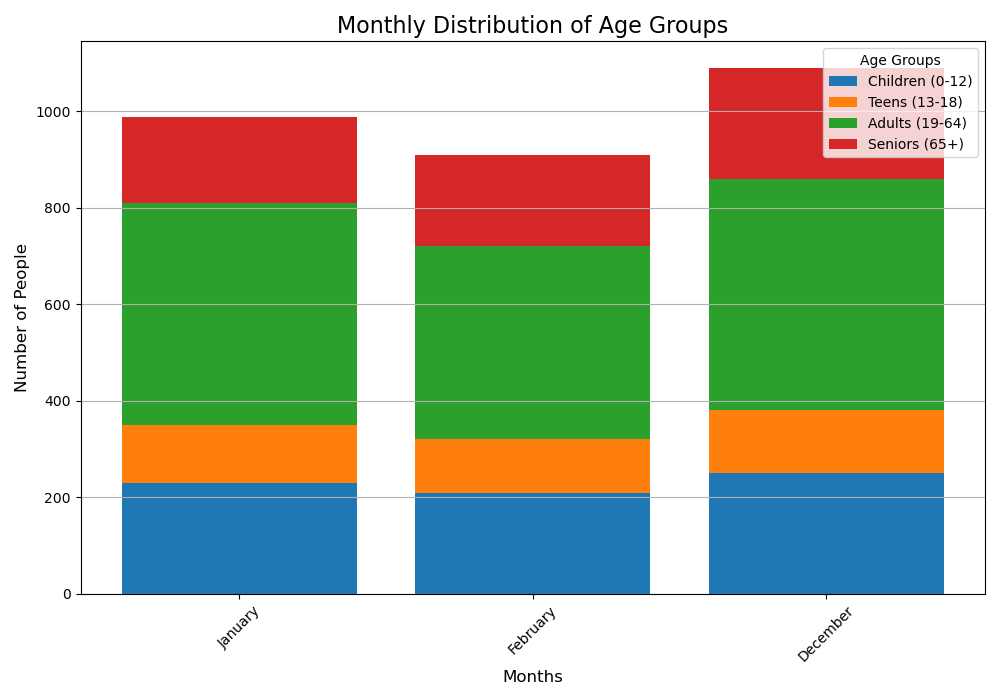

The script that drew this image:

import matplotlib.pyplot as plt

# Provided data
data = [
    {'Month': 'January', ' Children (0-12)': 230, ' Teens (13-18)': 120, ' Adults (19-64)': 459, ' Seniors (65+)': 178},
    {'Month': 'February', ' Children (0-12)': 210, ' Teens (13-18)': 110, ' Adults (19-64)': 400, ' Seniors (65+)': 190},
    # ... (other data points)
    {'Month': 'December', ' Children (0-12)': 250, ' Teens (13-18)': 130, ' Adults (19-64)': 480, ' Seniors (65+)': 230}
]

# Extract month names for x-axis labels
months = [entry['Month'] for entry in data]

# Extract values for each age group
children = [entry[' Children (0-12)'] for entry in data]
teens = [entry[' Teens (13-18)'] for entry in data]
adults = [entry[' Adults (19-64)'] for entry in data]
seniors = [entry[' Seniors (65+)'] for entry in data]

# Create a figure and an axes object
fig, ax = plt.subplots(figsize=(10, 7))  # Adjust the figure size as needed

# Plot stacked bars for each age group
ax.bar(months, children, label='Children (0-12)')
ax.bar(months, teens, bottom=children, label='Teens (13-18)')
ax.bar(months, adults, bottom=[i+j for i,j in zip(children, teens)], label='Adults (19-64)')
ax.bar(months, seniors, bottom=[i+j+k for i,j,k in zip(children, teens, adults)], label='Seniors (65+)')

# Customize the plot with titles and labels
ax.set_title('Monthly Distribution of Age Groups', fontsize=16)
ax.set_xlabel('Months', fontsize=12)
ax.set_ylabel('Number of People', fontsize=12)

# Rotate x-axis labels for better readability
plt.xticks(rotation=45)

# Add a legend to the plot
ax.legend(title='Age Groups')

# Add grid to the y-axis for better readability of the stacked bars
ax.yaxis.grid(True)

# Show the plot
plt.tight_layout()  # Adjust layout to fit elements
plt.show()
